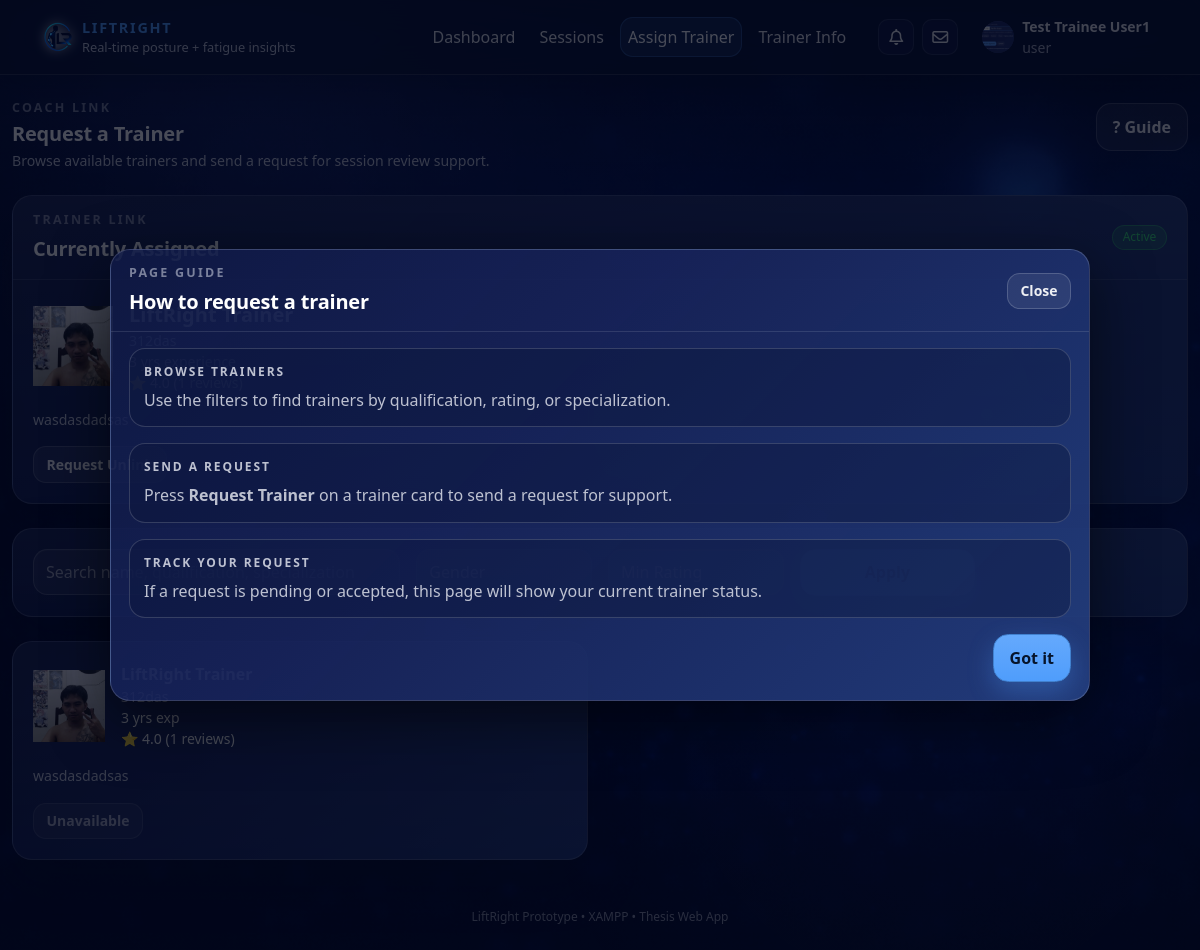
/web/trainee/assign-trainer.php (signed in), run on the app's committed database.
### tables this page shows
CREATE TABLE `users` (
  `user_id` int NOT NULL,
  `full_name` varchar(120) NOT NULL,
  `email` varchar(190) NOT NULL,
  `password_hash` varchar(255) NOT NULL,
  `role` enum('user','trainer','admin') NOT NULL DEFAULT 'user',
  `age` int DEFAULT NULL,
  `birthdate` date DEFAULT NULL,
  `gender` enum('male','female','other','prefer_not_to_say') DEFAULT NULL,
  `bio` text,
  `profile_photo` varchar(255) DEFAULT NULL,
  `qualification` varchar(190) DEFAULT NULL,
  `years_experience` tinyint UNSIGNED DEFAULT NULL,
  `specializations` json DEFAULT NULL,
  `accepting_trainees` tinyint(1) NOT NULL DEFAULT '1',
  `created_at` timestamp NOT NULL DEFAULT CURRENT_TIMESTAMP,
  `last_login` timestamp NULL DEFAULT NULL,
  `trainer_id` int DEFAULT NULL,
  `account_status` enum('pending','approved','rejected','suspended') NOT NULL DEFAULT 'pending',
  `twofa_enabled` tinyint(1) NOT NULL DEFAULT '1',
  `failed_login_attempts` int NOT NULL DEFAULT '0',
  `lock_until` datetime DEFAULT NULL,
  `last_failed_login` timestamp NULL DEFAULT NULL,
  `email_verified_at` datetime DEFAULT NULL,
  `theme` varchar(30) NOT NULL DEFAULT 'default'
);

### web/config/config.php (called while the page is built, shortened)
<?php
$BASE_URL = "/liftright/web";
function h(string $s): string {
  return htmlspecialchars($s, ENT_QUOTES, 'UTF-8');
}

### web/trainee/assign-trainer.php (the view, shortened to what this page needs)
<?php
require_once __DIR__ . '/../config/config.php';
$trainee_id = (int)$_SESSION['user_id'];
$stmt = $mysqli->prepare("
  SELECT *
  FROM trainer_invites
  WHERE trainee_id = ?
    AND status IN ('pending','accepted','unlink_requested')
  ORDER BY created_at DESC
  LIMIT 1
");
$stmt->bind_param("i", $trainee_id);
$stmt->execute();
$current = $stmt->get_result()->fetch_assoc();
$current_status = $current['status'] ?? null;
$current_trainer_id = (int)($current['trainer_id'] ?? 0);
$assigned_trainer = null;
if ($current_status === 'accepted' && $current_trainer_id > 0) {
  $stmt = $mysqli->prepare("
    SELECT u.user_id, u.full_name, u.profile_photo,
           u.qualification, u.years_experience,
           u.bio,
           COALESCE(r.avg_rating,0) AS avg_rating,
           COALESCE(r.review_count,0) AS review_count
    FROM users u
    LEFT JOIN trainer_rating_summary r ON r.trainer_id = u.user_id
    WHERE u.user_id = ?
    LIMIT 1
  ");
  $stmt->bind_param("i", $current_trainer_id);
  $stmt->execute();
  $assigned_trainer = $stmt->get_result()->fetch_assoc();
}
$page = max(1, (int)($_GET['page'] ?? 1));
$limit = 5;
$offset = ($page - 1) * $limit;
$where = "u.role='trainer'
          AND u.account_status='approved'
          AND u.accepting_trainees = 1";
$sql = "
  SELECT u.user_id, u.full_name, u.profile_photo,
         u.qualification, u.years_experience,
         u.specializations, u.bio,
         COALESCE(r.avg_rating,0) AS avg_rating,
         COALESCE(r.review_count,0) AS review_count
  FROM users u
  LEFT JOIN trainer_rating_summary r ON r.trainer_id=u.user_id
  WHERE $where
  ORDER BY avg_rating DESC, review_count DESC, u.years_experience DESC
  LIMIT $limit OFFSET $offset
";
$stmt = $mysqli->prepare($sql);
$stmt->execute();
$trainers = $stmt->get_result()->fetch_all(MYSQLI_ASSOC);
require __DIR__ . '/../includes/head.php';
?>
<body>
<?php require __DIR__ . '/../includes/navbar.php'; ?>
<div class="lr-page-wrapper">
<div class="container lr-main-container py-4">
<div class="row mb-4 align-items-center">
  <div class="col-md-8">
    <div class="lr-section-title mb-1">Coach Link</div>
    <h1 class="lr-section-heading mb-1">Request a Trainer</h1>
    <p class="lr-stat-subtext mb-0">
      Browse available trainers and send a request for session review support.
    </p>
  </div>
  <div class="col-md-4 text-md-end mt-3 mt-md-0">
    <button type="button" id="btnPageGuide" class="btn btn-outline-light">? Guide</button>
  </div>
</div>
<?php if ($current_status === 'accepted' && $assigned_trainer): ?>
<div class="lr-card mb-4">
  <div class="lr-card-header d-flex justify-content-between align-items-center">
    <div>
      <div class="lr-section-title mb-1">Trainer Link</div>
      <div class="lr-section-heading mb-0">Currently Assigned</div>
    </div>
    <span class="lr-badge lr-badge-good">Active</span>
  </div>
  <div class="lr-card-body">
    <div class="d-flex gap-3 align-items-center mb-3">
      <div class="avatar-circle" style="width:80px;height:80px;">
        <?php if ($assigned_trainer['profile_photo']): ?>
          <img src="<?= $BASE_URL.'/'.ltrim($assigned_trainer['profile_photo'],'/') ?>"
               style="width:100%;height:100%;object-fit:cover;">
        <?php else: ?>
          <?= strtoupper(substr($assigned_trainer['full_name'],0,1)) ?>
        <?php endif; ?>
      </div>
      <div>
        <div class="fw-semibold fs-5"><?= h($assigned_trainer['full_name']) ?></div>
        <div class="lr-stat-subtext">
        </div>
        <div class="small">
        </div>
        <div class="small">
        </div>
      </div>
    </div>
    <div class="lr-stat-subtext mb-3">
      <?= h(substr($assigned_trainer['bio'] ?? '',0,200)) ?>
    </div>
    <form method="post">
      <button class="btn btn-outline-light btn-sm" name="request_unlink">
        Request Unlink
      </button>
    </form>
  </div>
</div>
<?php elseif ($current_status === 'unlink_requested'): ?>
<div class="alert alert-warning">
  <strong>Unlink Request Submitted.</strong> Awaiting admin decision.
</div>
<?php endif; ?>
<div class="lr-card mb-4">
  <div class="lr-card-body">
    <form class="row g-3">
      <div class="col-md-4">
      </div>
      <div class="col-md-2">
      </div>
      <div class="col-md-2">
      </div>
      <div class="col-md-2">
        <button class="btn btn-primary w-100">Apply</button>
      </div>
    </form>
  </div>
</div>
<div class="row g-4">
<?php foreach ($trainers as $t): ?>
<div class="col-md-6">
<div class="lr-card h-100">
<div class="lr-card-body">
<div class="d-flex gap-3 align-items-center mb-3">
<div class="avatar-circle" style="width:72px;height:72px;">
<?php if ($t['profile_photo']): ?>
<img src="<?= $BASE_URL.'/'.ltrim($t['profile_photo'],'/') ?>"
     style="width:100%;height:100%;object-fit:cover;">
<?php else: ?>
<?= strtoupper(substr($t['full_name'],0,1)) ?>
<?php endif; ?>
</div>
<div>
<div class="fw-semibold"><?= h($t['full_name']) ?></div>
<div class="lr-stat-subtext"><?= h($t['qualification']) ?></div>
<div class="small"><?= (int)$t['years_experience'] ?> yrs exp</div>
<div class="small">⭐ <?= number_format($t['avg_rating'],1) ?>
 (<?= (int)$t['review_count'] ?> reviews)</div>
</div>
</div>
<div class="lr-stat-subtext mb-3">
<?= h(substr($t['bio'] ?? '',0,140)) ?>
</div>
<?php if (!$current_status): ?>
<form method="post">
<input type="hidden" name="send_invite" value="1">
<input type="hidden" name="trainer_id" value="<?= $t['user_id'] ?>">
<button class="btn btn-primary btn-sm">Request Trainer</button>
</form>
<?php else: ?>
<button class="btn btn-outline-light btn-sm" disabled>Unavailable</button>
<?php endif; ?>
</div>
</div>
</div>
<?php endforeach; ?>
</div>
</div>
</div>
<div class="lr-modal" id="pageGuideModal" style="display:none;" role="dialog" aria-modal="true" aria-labelledby="pageGuideTitle">
  <div class="lr-modal-card">
    <div class="lr-modal-head">
      <div>
        <div class="lr-section-title mb-1">Page Guide</div>
        <div class="lr-section-heading mb-0" id="pageGuideTitle">How to request a trainer</div>
      </div>
      <button class="btn btn-outline-light btn-sm" id="btnClosePageGuide" type="button">Close</button>
    </div>
    <div class="lr-modal-body">
      <div class="d-grid gap-3">
        <div class="lr-step-card">
          <div class="lr-step-kicker">Browse trainers</div>
          <p class="lr-step-text mb-0">
            Use the filters to find trainers by qualification, rating, or specialization.
          </p>
        </div>
        <div class="lr-step-card">
          <div class="lr-step-kicker">Send a request</div>
          <p class="lr-step-text mb-0">
            Press <strong>Request Trainer</strong> on a trainer card to send a request for support.
          </p>
        </div>
        <div class="lr-step-card">
          <div class="lr-step-kicker">Track your request</div>
          <p class="lr-step-text mb-0">
            If a request is pending or accepted, this page will show your current trainer status.
          </p>
        </div>
        <div class="d-flex justify-content-end">
          <button type="button" class="btn btn-primary" id="btnDonePageGuide">Got it</button>
        </div>
      </div>
    </div>
  </div>
</div>
<?php require __DIR__ . '/../includes/footer.php'; ?>

### web/includes/navbar.php (shortened to what this page needs)
<?php
global $BASE_URL;
global $mysqli;
$role = $_SESSION['role'] ?? null;
$full_name = $_SESSION['full_name'] ?? null;
$user_id = (int)($_SESSION['user_id'] ?? 0);
$profile_photo = null;
if ($user_id > 0 && isset($mysqli) && $mysqli instanceof mysqli) {
  $stmt = $mysqli->prepare("SELECT profile_photo FROM users WHERE user_id = ? LIMIT 1");
  $stmt->bind_param("i", $user_id);
  $stmt->execute();
  $row = $stmt->get_result()->fetch_assoc();
  if ($row && !empty($row['profile_photo'])) {
    $profile_photo = (string)$row['profile_photo'];
  }
}
$currentPath = parse_url($_SERVER['REQUEST_URI'] ?? '', PHP_URL_PATH) ?: '';
function nav_active(string $needle, string $currentPath): string {
  return str_contains($currentPath, $needle) ? ' active' : '';
}
?>
<nav class="navbar navbar-expand-lg fixed-top liftright-navbar">
  <div class="container">
    <a class="navbar-brand d-flex align-items-center gap-2" href="<?= $BASE_URL ?>/index.php">
      <img src="<?= $BASE_URL ?>/assets/images/logo/liftright-logo.png"
            alt="LiftRight Logo"
            class="lr-logo">
      <div class="d-flex flex-column">
        <span class="brand-accent">LiftRight</span>
        <span class="brand-subtitle">Real-time posture + fatigue insights</span>
      </div>
    </a>
    <div class="collapse navbar-collapse" id="lrNav">
      <ul class="navbar-nav ms-auto align-items-lg-center gap-lg-2">
        <?php if (!$role): ?>
          <li class="nav-item"><a class="nav-link" href="<?= $BASE_URL ?>/login.php">Login</a></li>
          <li class="nav-item"><a class="btn btn-primary btn-sm" href="<?= $BASE_URL ?>/register.php">Create account</a></li>
        <?php else: ?>
          <?php if ($role === 'user'): ?>
            <li class="nav-item"><a class="nav-link<?= nav_active('/trainee/dashboard.php', $currentPath) ?>" href="<?= $BASE_URL ?>/trainee/dashboard.php">Dashboard</a></li>
            <li class="nav-item"><a class="nav-link<?= nav_active('/trainee/sessions.php', $currentPath) || nav_active('/trainee/session-view.php', $currentPath) ? ' active' : '' ?>" href="<?= $BASE_URL ?>/trainee/sessions.php">Sessions</a></li>
            <li class="nav-item"><a class="nav-link<?= nav_active('/trainee/assign-trainer.php', $currentPath) ? ' active' : '' ?>" href="<?= $BASE_URL ?>/trainee/assign-trainer.php">Assign Trainer</a></li>
            <li class="nav-item">
              <a class="nav-link<?= nav_active('/trainee/trainer-info.php', $currentPath) ? ' active' : '' ?>" href="<?= $BASE_URL ?>/trainee/trainer-info.php">
                Trainer Info
              </a>
            </li>
          <?php endif; ?>
          <li class="nav-item d-flex align-items-center gap-2 ms-lg-3">
            <div class="dropdown">
              <button class="lr-icon-btn" type="button"
                      data-bs-toggle="dropdown" data-bs-auto-close="outside"
                      aria-expanded="false" aria-label="Notifications">
                <i class="fa-regular fa-bell"></i>
              </button>
            </div>
            <div class="dropdown">
              <button class="lr-icon-btn" type="button"
                      data-bs-toggle="dropdown" data-bs-auto-close="outside"
                      aria-expanded="false" aria-label="Messages">
                <i class="fa-regular fa-envelope"></i>
              </button>
            </div>
          </li>
          <li class="nav-item dropdown ms-lg-2">
            <a class="nav-link d-flex align-items-center gap-2"
               href="#"
               role="button"
               data-bs-toggle="dropdown"
               aria-expanded="false">
              <?php
                $avatarSrc = '';
                if (!empty($profile_photo)) {
                  $avatarSrc = $BASE_URL . '/' . ltrim((string)$profile_photo, '/');
                }
              ?>
              <div class="avatar-circle" style="overflow:hidden; display:flex; align-items:center; justify-content:center;">
                <?php if ($avatarSrc): ?>
                  <img src="<?= h($avatarSrc) ?>" alt="Profile photo"
                      style="width:100%;height:100%;object-fit:cover;display:block;">
                <?php else: ?>
                  <?= h(initials((string)$full_name)) ?>
                <?php endif; ?>
              </div>
              <div class="d-none d-lg-block small">
                <div class="fw-semibold"><?= h((string)$full_name) ?></div>
                <div class="text-secondary" style="opacity:.85;"><?= h((string)$role) ?></div>
              </div>
            </a>
          </li>
        <?php endif; ?>
      </ul>
    </div>
  </div>
</nav>

### data on the page
users: profile_photo (picture)
users: profile_photo (picture), full_name "LiftRight Trainer", bio "wasdasdadsas", qualification "312das", years_experience "3", avg_rating "4.0", review_count "1"

### other printed values
$full_name "Test Trainee User1"
$role "user"
